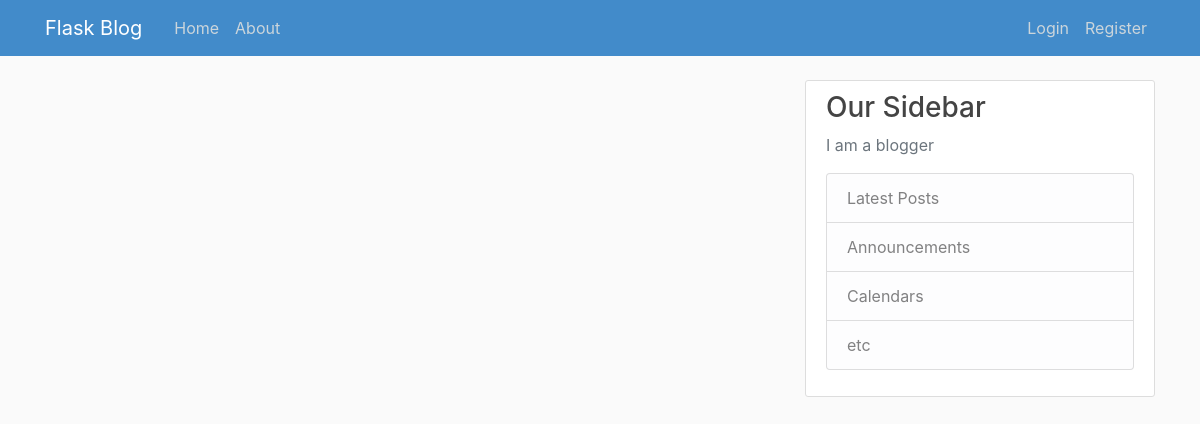
Page /home on the earlier database version.
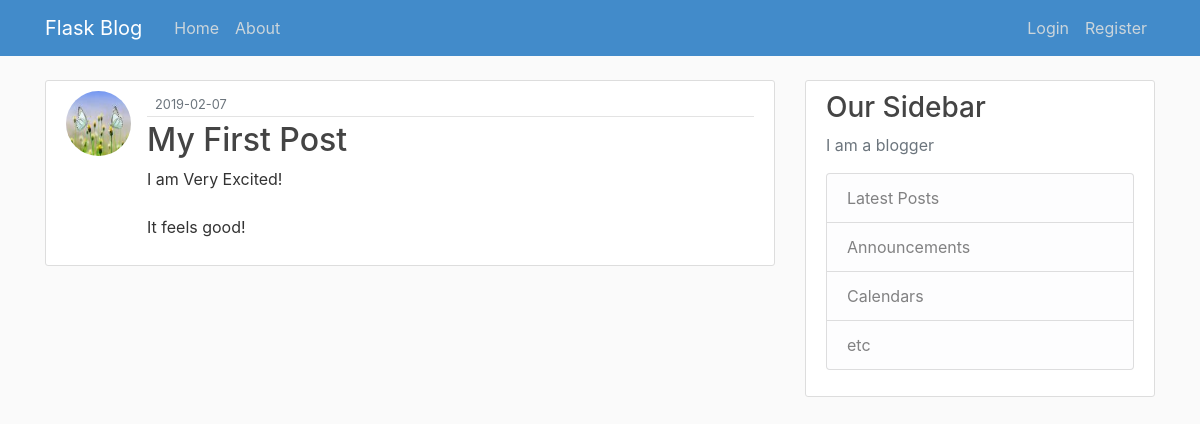
Same page on the later database version.
### flaskblog/models.py (models this page shows, shortened)
class Post(db.Model):
    id = db.Column(db.Integer, primary_key=True)
    title = db.Column(db.String(100), nullable=False)
    date_posted = db.Column(db.DateTime, nullable=False, default=datetime.utcnow)
    content = db.Column(db.Text,nullable=False)
    user_id = db.Column(db.Integer, db.ForeignKey('user.id'), nullable=False)

class User(db.Model, UserMixin):
    id = db.Column(db.Integer, primary_key=True)
    username = db.Column(db.String(20), unique=True, nullable=False)
    email = db.Column(db.String(120), unique=True, nullable=False)
    image_file = db.Column(db.String(20), nullable=False, default='default.jpg')
    password = db.Column(db.String(60), nullable=False)
    post = db.relationship('Post', backref='author', lazy=True)

### flaskblog/routes.py (the view)
@app.route('/')
@app.route('/home')
def home():
    posts = Post.query.all()
    return render_template('home.html', posts=posts)

### flaskblog/templates/home.html (shortened to what this page needs)
{% extends "layout.html" %}
    {% block content %}
    {% for post in posts %}
    <article class="media content-section">
      <img class="rounded-circle article-img" src="{{ url_for('static', filename='profile_pics/' + post.author.image_file) }}" >
        <div class="media-body">
          <div class="article-metadata">
            <small class="text-muted">{{ post.date_posted.strftime('%Y-%m-%d') }}</small>
          </div>
          <h2><a class="article-title" href="#">{{ post.title }}</a></h2>
          <p class="article-content">{{ post.content }}</p>
        </div>
      </article>
    {% endfor %}
{% endblock content %}

### flaskblog/templates/layout.html (shortened to what this page needs)
<!DOCTYPE html>
<html>
<head>
    <link rel="stylesheet" href="https://maxcdn.bootstrapcdn.com/bootstrap/4.0.0/css/bootstrap.min.css">
    <link rel="stylesheet" type="text/css" href="{{ url_for('static', filename='main.css') }}">
</head>
<body>
    <header class="site-header">
      <nav class="navbar navbar-expand-md navbar-dark bg-steel fixed-top">
        <div class="container">
          <a class="navbar-brand mr-4" href="/">Flask Blog</a>
          <div class="collapse navbar-collapse" id="navbarToggle">
            <div class="navbar-nav mr-auto">
              <a class="nav-item nav-link" href="{{ url_for('home')}}">Home</a>
              <a class="nav-item nav-link" href="{{ url_for('about')}}">About</a>
            </div>
            <div class="navbar-nav">
              {% if current_user.is_authenticated %}
              <a class="nav-item nav-link" href="{{ url_for('new_post')}}">New Post</a>
              <a class="nav-item nav-link" href="{{ url_for('account')}}">Account</a>
              <a class="nav-item nav-link" href="{{ url_for('logout')}}">Logout</a>
              {% else %}
                <a class="nav-item nav-link" href="{{ url_for('login')}}">Login</a>
                <a class="nav-item nav-link" href="{{ url_for('register')}}">Register</a>
              {% endif %}
            </div>
          </div>
        </div>
      </nav>
    </header>
    <main role="main" class="container">
      <div class="row">
        <div class="col-md-8">
          {% block content %}{% endblock %}
        </div>
        <div class="col-md-4">
          <div class="content-section">
            <h3>Our Sidebar</h3>
            <p class='text-muted'>I am a blogger
              <ul class="list-group">
                <li class="list-group-item list-group-item-light">Latest Posts</li>
                <li class="list-group-item list-group-item-light">Announcements</li>
                <li class="list-group-item list-group-item-light">Calendars</li>
                <li class="list-group-item list-group-item-light">etc</li>
              </ul>
            </p>
          </div>
        </div>
      </div>
    </main>
</body>
</html>

### flaskblog/static/main.css (style rules this page uses)
body { background: #fafafa; color: #333333; margin-top: 5rem; }
h1, h2, h3, h4, h5, h6 { color: #444444; }
.bg-steel { background-color: #428bca; }
.site-header .navbar-nav .nav-link { color: #cbd5db; }
.content-section { background: #ffffff; padding: 10px 20px; border: 1px solid #dddddd; border-radius: 3px; margin-bottom: 20px; }
.article-title { color: #444444; }
.article-content { white-space: pre-line; }
.article-img { height: 65px; width: 65px; margin-right: 16px; }
.article-metadata { padding-bottom: 1px; margin-bottom: 4px; border-bottom: 1px solid #e3e3e3; }

Differences in the rows shown:
added Post: image_file (picture), date_posted "2019-02-07", title "My First Post", content "I am Very Excited! It feels good!"
